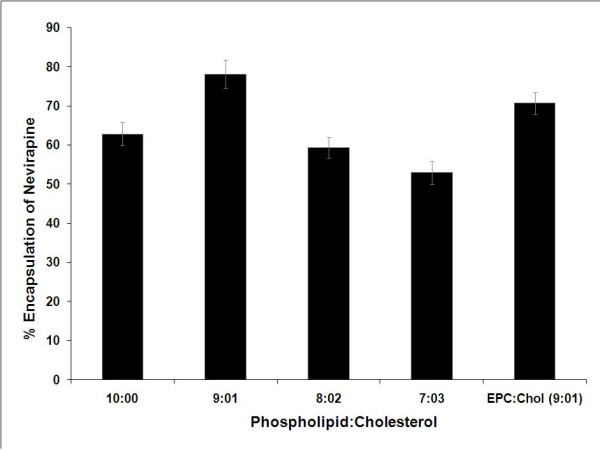
#> input picture shapes/10.jpg, 600 x 450 px
$ python -i Method1.py   (imports and definitions only)   (older library calls are emulated)
#> lines starting #> are read from the running program, lines starting #| are printed output that depends on the picture; after the words box and inside, x2 and y2 are one past the last pixel; in counts of white or black regions, pixels touching at a corner belong together; long printed decimals are rounded; pictures that were not available may be replaced by others from this repository, and a replacement may not be noted
import numpy as np
import cv2 as cv2
from matplotlib import pyplot as plt

'''======================================= METHOD   1 ============================================='''

def detectCorners():
    filename = 'extractedLines.jpg'
    img = cv.imread(filename)
    gray = cv.cvtColor(img,cv.COLOR_BGR2GRAY)
    gray = np.float32(gray)
    dst = cv.cornerHarris(gray,2,3,0.04)
    #dst = cv.cornerHarris(gray,2,3,1)

    #result is dilated for marking the corners, not important
    dst = cv.dilate(dst,None)
    # Threshold for an optimal value, it may vary depending on the image.
    img[dst>0.01*dst.max()]=[0,0,255]
    #cv.imshow('dst',img)

    ret, dst = cv.threshold(dst,0.01*dst.max(),255,0)
    dst = np.uint8(dst)

    #find centroids
    ret, labels, stats, centroids = cv.connectedComponentsWithStats(dst)

    #define the criteria to stop and refine the corners
    criteria = (cv.TERM_CRITERIA_EPS + cv.TERM_CRITERIA_MAX_ITER, 100, 0.001)
    corners = cv.cornerSubPix(gray,np.float32(centroids),(5,5),(-1,-1),criteria)
    #here u can get corners
    print (corners)

    #Now draw them
    res = np.hstack((centroids,corners))
    res = np.int0(res)
    img[res[:,1],res[:,0]]=[0,0,255]
    img[res[:,3],res[:,2]] = [0,255,0]

    print("Going In =======================================================")
    for i in (res):
        print("====================================>>>>>>>   ")
        print (i)

    cv.imshow('wee', img)

    if cv.waitKey(0) & 0xff == 27:
        cv.destroyAllWindows()


def method_one(image):
    """
    YOU NEED ROI YONG KIN! PLEASE FOR GODSAKE! THINK LA DIU! DONT NEED ME TO HELP YOU ALWAYS! FUCKING STUPID
    So what do you need?
    - You need the border of the image only right?
    - So use that as your region of interest
    - Then what function should i use?
    - Well, you gonna have alot of ideas though

    Idea 1
    - Use Your research paper method
    - Pre-process
        o Make it into Black and white
    - Doing
        o First occurence of white pixel
        o Start tracing
        o 4 Direction compass like tracing method

    Idea 2
    - Using Canny Edge and Hough Line Probabilistic
    - Pre-process
        o Try To eliminate as much noise as possible
        o Try to use erosion and dilation method to smoothen the line for better accuracy.
        o Then Use the Hough lines again
        o Harris Corner Detection, to detect the edge of the box


    """

    orig = cv2.imread("14.jpg")
#> orig is the input picture: shape (450, 600, 3); mean B, G, R 201.7, 201.8, 201.7
    cv2.imshow('Original Image', orig)
    cv2.waitKey(0)

    img = cv2.cvtColor(orig, cv2.COLOR_BGR2GRAY)
    '''
    kernel_size = 3
    gausBlur = cv2.GaussianBlur(img, (kernel_size,kernel_size), 0)
    cv2.imshow('Apply Blur', gausBlur)
    cv2.waitKey(0)
    '''
    kernel_size = 3
    medianBlur = cv2.medianBlur(img, kernel_size)
    cv2.imshow('Median Blur', medianBlur)
    cv2.waitKey(0)

    edges = cv2.Canny(medianBlur, 800/3, 800, apertureSize = 3)
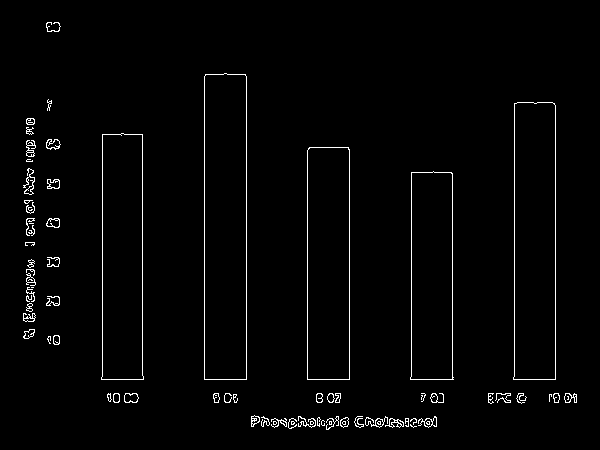
#> edges: shape (450, 600); 2% white in thin lines or dots, all inside (x1, y1, x2, y2) = (23, 22, 577, 430)
    cv2.imshow('Apply Canny Edge Detection', edges)
    cv2.waitKey(0)
    '''
    image, contours, hier = cv2.findContours(edges, cv2.RETR_TREE,
                    cv2.CHAIN_APPROX_SIMPLE)

    for contour in contours:
        epsilon = 0.1*cv2.arcLength(contour, True)
        approx = cv2.approxPolyDP(contour, epsilon, True)

        x, y, w, h = cv2.boundingRect(contour)
        cv2.rectangle(orig, (x, y), (x+w, y+h), (0, 255, 0), 2)
        print(x, y, w, h)

    cv2.imshow('Find Contour', orig)
    '''
    '''

    edges1 = cv2.Canny(medianBlur, 255/3, 255, apertureSize = 3)
    cv2.imshow('Apply Canny Edge Detection1', edges1)
    cv2.waitKey(0)
    '''

    lines = cv2.HoughLines(edges, 1, np.pi/180, 120)
#> lines = [[204, 0], [246, 0], [555, 0], [514, 0], [102, 0], [142, 0], [307, 0], [349, 0], [379, 1.57], [411, 0], [452, 0]]
    print(lines)
#| [[[204.          0.       ]]
#|  [[246.          0.       ]]
#|  [[555.          0.       ]]
#|  [[514.          0.       ]]
#|  [[102.          0.       ]]
#|  [[142.          0.       ]]
#|  [[307.          0.       ]]
#|  [[349.          0.       ]]
#|  [[379.          1.571]]
#|  [[411.          0.       ]]
#|  [[452.          0.       ]]]
    height, width = orig.shape[:2]
#> height = 450; width = 600
    blank_image = np.zeros((height,width,3), np.uint8)
    cv2.imshow('Hough Lines', blank_image)
    cv2.waitKey(0)

    try:
        for inter_array in lines:
            print (inter_array)
            for rho, theta in inter_array:
                a = np.cos(theta)
                b = np.sin(theta)
                x0 = a*rho
                y0 = b*rho
                x1 = int(x0 + 1000*(-b))
                y1 = int(y0 + 1000*(a))
                x2 = int(x0 - 1000*(-b))
                y2 = int(y0 - 1000*(a))
                print(a, b, x0, y0, x1, x2, y1, y2)

                cv2.line(blank_image,(x1,y1),(x2,y2),(0,255,0),2)
                cv2.imshow('Hough Lines', blank_image)
                cv2.waitKey(0)
#> this loop made 11 passes
#> (printed output is left out)
#> pass 1, in method_one, `cv2.imshow('Hough Lines', blank_image)`:
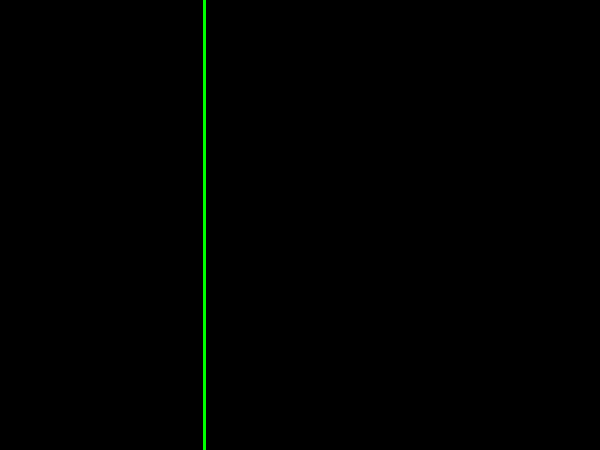
#> window 'Hough Lines': shape (450, 600, 3); mean B, G, R 0, 1.3, 0
#> pass 2, in method_one, `cv2.imshow('Hough Lines', blank_image)`:
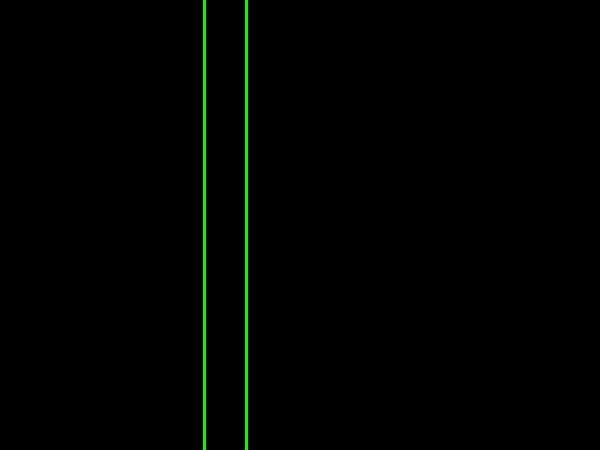
#> window 'Hough Lines': shape (450, 600, 3); mean B, G, R 0, 2.5, 0
#> after the loop:
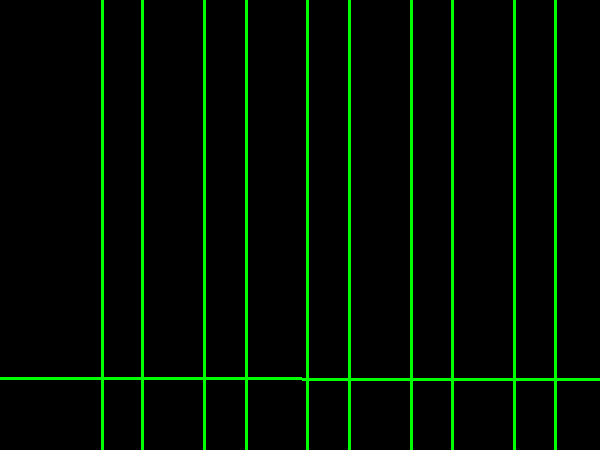
#> blank_image: shape (450, 600, 3); mean of channels 0, 1, 2 0, 14.4, 0; drawn as B, G, R

        #cv2.imshow('Hough Lines', orig)
        print("There is Lines")
        cv2.imwrite('extractedLines.jpg',blank_image)

    except TypeError:
        pass


    '''
    dilate_kernel = np.ones((5,5),np.uint8)
    edges = cv2.dilate(edges, dilate_kernel, iterations = 1 )
    cv2.imshow('Apply Canny Edge Detection', edges)
    cv2.waitKey(0)

    lines = cv2.HoughLinesP(edges, rho =1, theta = np.pi/180, lines= np.array([]), threshold = 15 ,minLineLength = 80,maxLineGap = 0)
    print(lines)

    for coordinates in lines:
        for x1,y1,x2,y2 in coordinates:
            cv2.line(orig, (x1,y1) , (x2,y2) ,(0,255,0),4)
            cv2.imshow("Hough Lines Prob", orig)
            cv2.waitKey(0)

    cv2.imshow("Hough Lines Prob", orig)
    '''
    cv2.waitKey(0)
    detectCorners()

>>> import cv2
>>> picture = cv2.imread('10.jpg', cv2.IMREAD_GRAYSCALE)
#> (the run stopped early here; a loop or call above may not have finished)

$ run again, on shapes/11.jpg
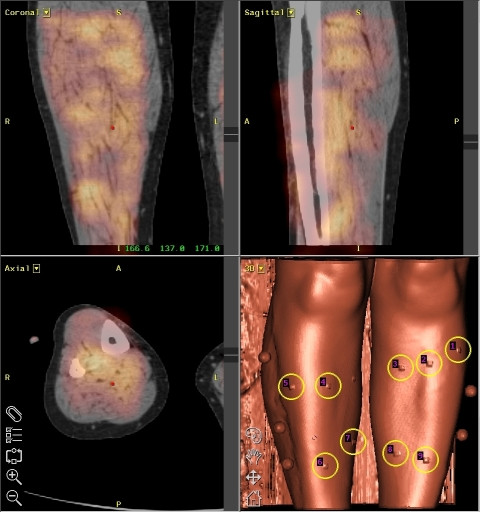
#> input picture shapes/11.jpg, 480 x 512 px
#> in method_one, orig is the input picture: shape (512, 480, 3); mean B, G, R 50.8, 59.5, 84.3
#> in method_one, `edges = cv2.Canny(medianBlur, 800/3, 800, apertureSize = 3)`:
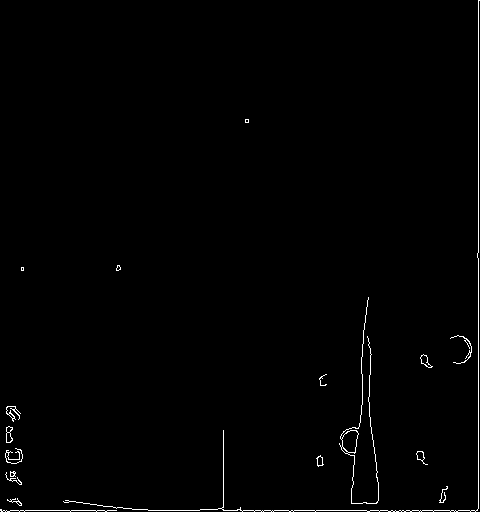
#> edges: shape (512, 480); 0.9% white in thin lines or dots
#> lines = [[478, 0], [510, 1.57]]
#| [[[478.          0.       ]]
#|  [[510.          1.571]]]
#> the loop in method_one, `for inter_array in lines:` made 2 passes
#> (printed output is left out)
#> pass 2, in method_one, `cv2.imshow('Hough Lines', blank_image)`:
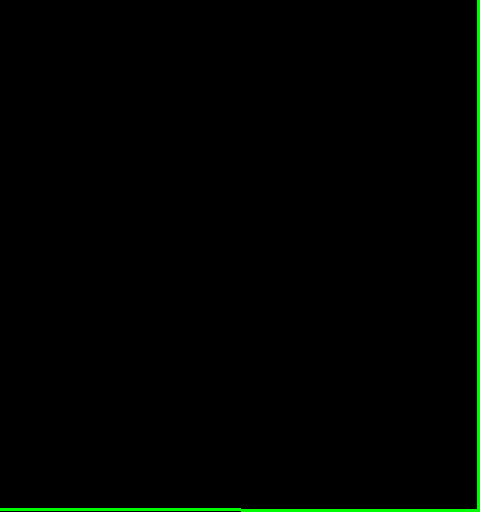
#> window 'Hough Lines': shape (512, 480, 3); mean B, G, R 0, 3.1, 0
